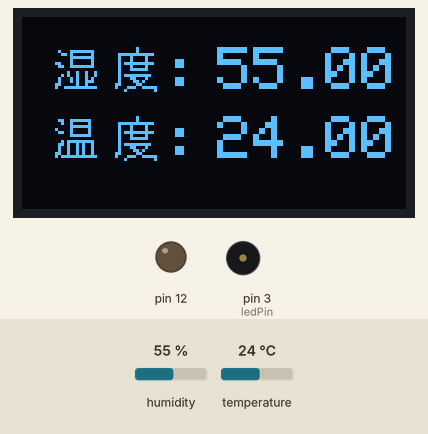
Simulated run of this sketch. Board: Arduino Uno, built with avr-gcc and run on an emulated ATmega328P. On the bench: 128×64 one-colour display, output pins drawn as LEDs (lit = HIGH), buzzer (waves = sounding). Inputs (shaded band) come from the test bench; at power-on: humidity 55 %, temperature 24 °C. What the sketch prints to the serial monitor is not drawn.

Above: at 3.4 s.
3.5 s: humidity set to 22 %
At 7.6 s:
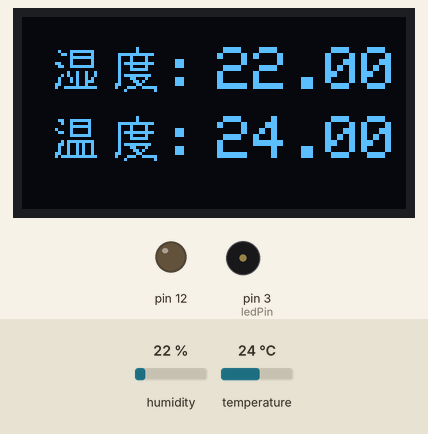
8.9 s: temperature set to 12 °C
At 11.5 s:
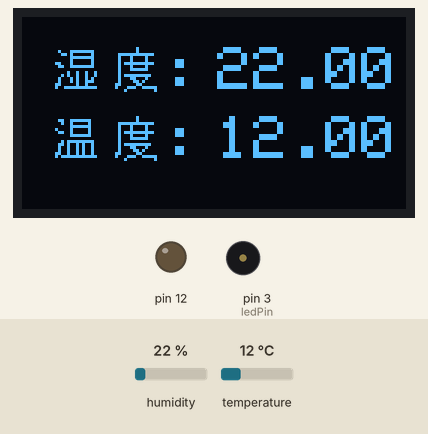
14.3 s: humidity set to 40 %
At 16.5 s:
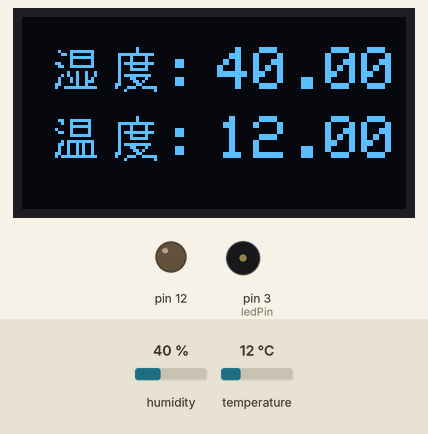
19.7 s: temperature set to 19 °C
At 24.2 s:
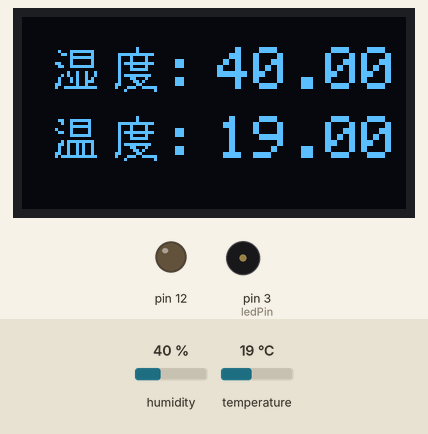
Timing chart, 0 to 25.7 s (numbered marks = the images above; inputs shaded):
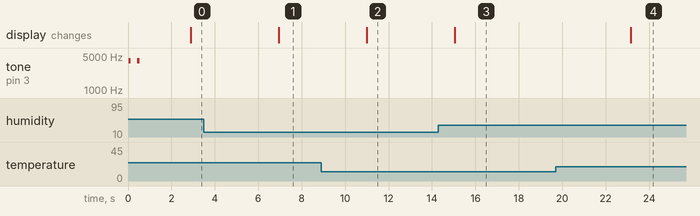

The sketch:

chineseShow.ino
```cpp
#include <Wire.h>

#include "text.h"

// 引入驱动OLED0.96所需的库
#include <Adafruit_GFX.h>
#include <Adafruit_SSD1306.h>

#define SCREEN_WIDTH 128 // 设置OLED宽度,单位:像素
#define SCREEN_HEIGHT 64 // 设置OLED高度,单位:像素

// 自定义重置引脚,虽然教程未使用,但却是Adafruit_SSD1306库文件所必需的
#define OLED_RESET 4
Adafruit_SSD1306 display(SCREEN_WIDTH, SCREEN_HEIGHT, &Wire, OLED_RESET);

//DHT11
#include <DHT.h>
#define DHTPIN 2//刚才插得2号   引脚
#define DHTTYPE DHT11//定义类型
DHT dht(DHTPIN,DHTTYPE);//进行初始化设置

 int ledPin = 3;//蜂鸣器
void setup()
{
    pinMode(12,OUTPUT);
    digitalWrite(12, LOW);

    pinMode(ledPin,OUTPUT);
    Serial.begin(9600);//波特率
    dht.begin();//DHT开始工作

   // 初始化OLED并设置其IIC地址为 0x3C
   display.begin(SSD1306_SWITCHCAPVCC, 0x3C);

  long frequency = 4000; //频率, 单位Hz
  //tone(pin, frequency, duration)或tone(pin, frequency)
  //pin代表连接扬声器的管脚，frequency代表发声频率，duration代表持续的时间，单位是毫秒
  //如果用第二个函数，则还需另外的noTone()函数来控制音乐的停止noTone(pin)。
  //用tone()函数发出频率为frequency的波形

  for(int i =0 ; i < 2 ; i++)
  {
      tone(ledPin, frequency );

      delay(100); //等待1000毫秒

      noTone(ledPin);//停止发声

      delay(300); //等待2000毫秒
  }
}


void loop()
{
    hans_display_0();
//    hans_display_1();
}

void hans_display_0(void)
{
    delay(2000);//延时
    float h = dht.readHumidity();//读湿度
    float t = dht.readTemperature();//读湿度
    Serial.print("Humidity：");//湿度
    Serial.print(h);
    Serial.println("%");
    Serial.print("Temperatrue：");//温度
    Serial.print(t);
    Serial.println("℃");


    // 显示之前清屏
    display.clearDisplay();
    // 设置字体颜色,白色可见
    display.setTextColor(WHITE);

    //设置字体大小
    display.setTextSize(3);
    // 显示文字 (左上角x坐标,左上角y坐标, 图形数组, 图形宽度像素点, 图形高度像素点, 设置颜色)
    display.drawBitmap(10 * 1, 9, hans_shi, 16, 16, 1);
    display.drawBitmap(10 * 3, 9, hans_du, 16, 16, 1);
    display.setCursor(45, 8);
    display.print(": ");

    display.setTextSize(2);
    //湿度
    display.setCursor(65, 10);
    display.print(h);

    display.drawBitmap(10 * 1, 32, hans_wen, 16, 16, 1);
    display.drawBitmap(10 *3, 32, hans_du, 16, 16, 1);
    display.setTextSize(3);
    display.setCursor(45, 31);
    display.print(": ");

    display.setTextSize(2);
    //温度
    display.setCursor(65, 33);
    display.print(t);

    //显示图形
    display.display();
    delay(2000);
}
```

text.h
```cpp
static const unsigned char PROGMEM hans_wen[] = {
    0x00,0x00,0x00,0x00,0x33,0xF8,0x12,0x08,0x03,0xF8,0x42,0x08,0x32,0x08,0x03,0xF8,
    0x00,0x00,0x17,0xFC,0x34,0xA4,0x24,0xA4,0x24,0xA4,0x64,0xA4,0x5F,0xFE,0x00,0x00};/*"温",0*/


static const unsigned char PROGMEM hans_shi[] = {
    0x00,0x00,0x00,0x00,0x23,0xFC,0x1A,0x04,0x03,0xFC,0x02,0x04,0x62,0x04,0x33,0xFC,
    0x00,0x00,0x04,0x92,0x14,0x92,0x22,0x94,0x22,0x9C,0x60,0x90,0x4F,0xFE,0x00,0x00};/*"湿",0*/


static const unsigned char PROGMEM hans_du[] = {
    0x00,0x00,0x00,0x80,0x00,0x80,0x3F,0xFC,0x22,0x10,0x22,0x10,0x2F,0xFC,0x22,0x10,
    0x23,0xF0,0x20,0x00,0x2F,0xF8,0x23,0x10,0x21,0xA0,0x60,0xC0,0x47,0x3E,0x08,0x02};/*"度",1*/
```

Measured:
- after the input at 3.5 s, the display: changes after 3.4 s (image 1)
- after the input at 8.9 s, the display: changes after 2.1 s (image 2)
- after the input at 14.3 s, the display: changes after 0.75 s (image 3)
- after the input at 19.7 s, the display: changes after 3.5 s (image 4)
